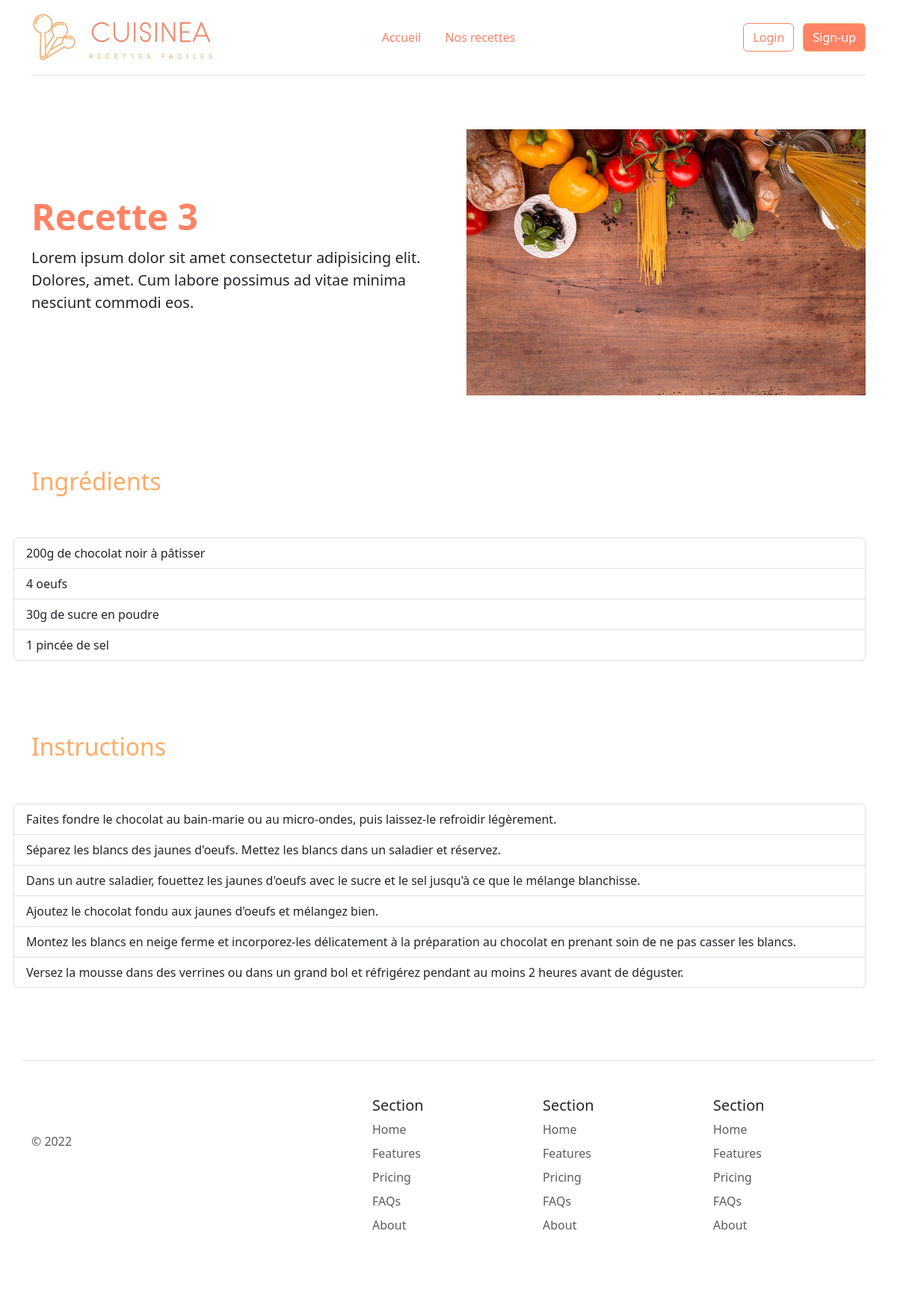
Screenshot of /recette.php?id=3 with the database file from the repository.
### tables this page shows
CREATE TABLE IF NOT EXISTS `recipes` (
  `id` int(11) NOT NULL AUTO_INCREMENT,
  `category_id` int(11) NOT NULL,
  `title` varchar(255) NOT NULL,
  `description` text NOT NULL,
  `ingredients` text NOT NULL,
  `instructions` text NOT NULL,
  `image` varchar(255) DEFAULT NULL,
  PRIMARY KEY (`id`),
  KEY `category_id` (`category_id`)
);

### lib/recipe.php (called while the page is built)
<?php
function getRecipeById(PDO $pdo, int $id) {
    $query = $pdo->prepare("SELECT * FROM recipes WHERE id = :id");
    $query->bindParam(':id', $id, PDO::PARAM_INT);
    $query->execute();
    return $query->fetch();
}
function getRecipeImage(string|null $image) {
    if ($image === null) {
        return _ASSETS_IMG_PATH_.'recipe_default.jpg';
    } else {
        return _RECIPES_IMG_PATH_.$image;
    }
}

### lib/tools.php (called while the page is built)
<?php
function linesToArray(string $string) {
    return explode(PHP_EOL, $string);
}

### recette.php (the view)
<?php
require_once('templates/header.php');
require_once('lib/tools.php');
require_once('lib/recipe.php');
$id = (int)$_GET['id'];
$recipe = getRecipeById($pdo, $id);
if ($recipe) {
    $ingredients = linesToArray($recipe['ingredients']);
    $instructions = linesToArray($recipe['instructions']);
?>
<div class="row flex-lg-row-reverse align-items-center g-5 py-5">
    <div class="col-10 col-sm-8 col-lg-6">
        <img src="<?=getRecipeImage($recipe['image']); ?>" class="d-block mx-lg-auto img-fluid" alt="<?=$recipe['title']; ?>" width="700" height="500" loading="lazy">
    </div>
    <div class="col-lg-6">
        <h1 class="display-5 fw-bold lh-1 mb-3"><?=$recipe['title']; ?></h1>
        <p class="lead"><?=$recipe['description']; ?></p>
    </div>
</div>
<div class="row flex-lg-row-reverse align-items-center g-5 py-5">
    <h2>Ingrédients</h2>
    <ul class="list-group">
        <?php foreach ($ingredients as $key => $ingredient) { ?>
            <li class="list-group-item"><?=$ingredient; ?></li>
        <?php } ?>
    </ul>
</div>
<div class="row flex-lg-row-reverse align-items-center g-5 py-5">
    <h2>Instructions</h2>
    <ol class="list-group">
        <?php foreach ($instructions as $key => $instruction) { ?>
            <li class="list-group-item"><?=$instruction; ?></li>
        <?php } ?>
    </ol>
</div>
<?php } else { ?>
    <div class="row text-center">
        <h1>Recette introuvable</h1>
    </div>
<?php } ?>
<?php
require_once('templates/footer.php');
?>

### rows the page displays
recipes: title "Recette 3", description "Lorem ipsum dolor sit amet consectetur adipisicing elit. Dolores, amet. Cum labore possimus ad vitae minima nesciunt commodi eos.", ingredients "200g de chocolat noir à pâtisser", ingredients "4 oeufs", ingredients "30g de sucre en poudre", ingredients "1 pincée de sel", instructions "Faites fondre le chocolat au bain-marie ou au micro-ondes, puis laissez-le refroidir légèrement.", instructions "Séparez les blancs des jaunes d'oeufs. Mettez les blancs dans un saladier et réservez.", instructions "Dans un autre saladier, fouettez les jaunes d'oeufs avec le sucre et le sel jusqu'à ce que le mélange blanchisse.", instructions "Ajoutez le chocolat fondu aux jaunes d'oeufs et mélangez bien.", instructions "Montez les blancs en neige ferme et incorporez-les délicatement à la préparation au chocolat en prenant soin de ne pas casser les blancs.", instructions "Versez la mousse dans des verrines ou dans un grand bol et réfrigérez pendant au moins 2 heures avant de déguster."

### other values shown
$value "Accueil"
$value "Nos recettes"
